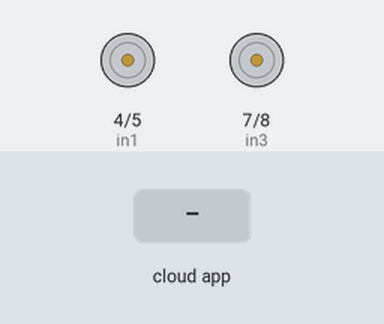
The sketch below on a simulated Arduino Uno, built with avr-gcc and run on an emulated ATmega328P. On the bench: motor-driver pin pairs drawn as motors (green arrow = first pin HIGH = forward, orange = second pin HIGH = backward, longer = more drive). Inputs (shaded band) come from the test bench. The ROS host is connected and sends only what is stated.

Above: at 1.2 s.
1.3 s: the phone or cloud app sets linear.x to -100
At 2.5 s:
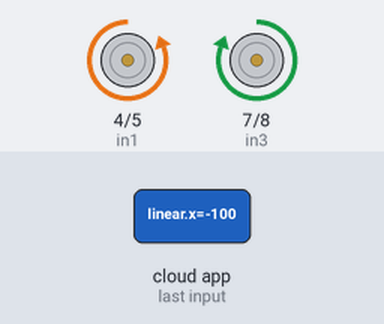
2.8 s: the phone or cloud app sets linear.x to 100
At 3.9 s:
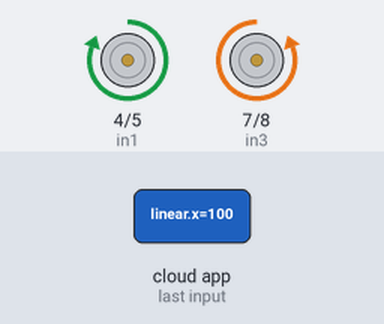
4.3 s: the phone or cloud app sets linear.x to 0
At 5.0 s:
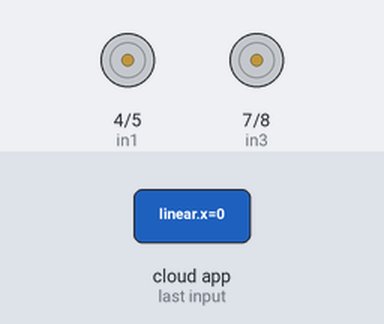
5.8 s: the phone or cloud app sets angular.z to -100
At 6.1 s:
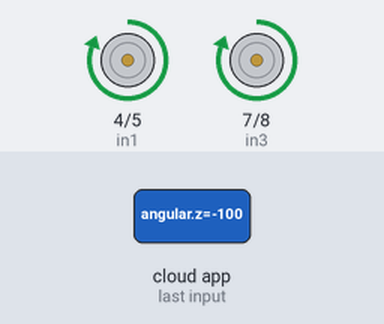
7.3 s: the phone or cloud app sets angular.z to 100
At 8.5 s:
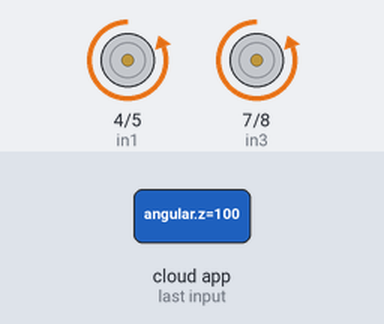
8.8 s: the phone or cloud app sets angular.z to 0
At 9.6 s:
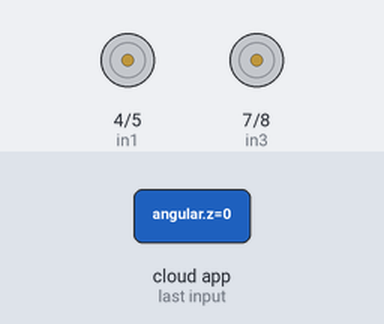
Timing chart, 0 to 11.3 s (numbered marks = the images above; inputs shaded):
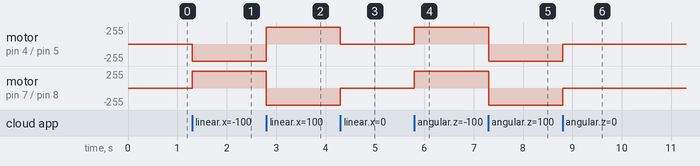

Measured:
- after the input at 1.3 s, motor on pin 4 (in1) / pin 5 (in2): stopped → backward 255/255 at once; motor on pin 7 (in3) / pin 8 (in4): stopped → forward 255/255 at once
- after the input at 2.8 s, motor on pin 4 (in1) / pin 5 (in2): backward 255/255 → forward 255/255 at once; motor on pin 7 (in3) / pin 8 (in4): forward 255/255 → backward 255/255 at once
- after the input at 4.3 s, motor on pin 4 (in1) / pin 5 (in2): forward 255/255 → stopped at once; motor on pin 7 (in3) / pin 8 (in4): backward 255/255 → stopped at once
- after the input at 5.8 s, motor on pin 4 (in1) / pin 5 (in2), motor on pin 7 (in3) / pin 8 (in4): stopped → forward 255/255 at once
- after the input at 7.3 s, motor on pin 4 (in1) / pin 5 (in2), motor on pin 7 (in3) / pin 8 (in4): forward 255/255 → backward 255/255 at once
- after the input at 8.8 s, motor on pin 4 (in1) / pin 5 (in2), motor on pin 7 (in3) / pin 8 (in4): backward 255/255 → stopped at once

The sketch:

diff_bot.ino
```cpp
#include <ros.h>
#include <geometry_msgs/Twist.h>

//motora
int in1 = 4;
int in2 = 5;
//motorb
int in3 = 7;
int in4 = 8;

void forward();
void backward();
void right();
void left();
void pause();

ros::NodeHandle  nh;

void messageCb( const geometry_msgs::Twist& twist_msg){
  if (twist_msg.linear.x == 1)
  {
    forward();
    nh.loginfo("Going Forward!");
  }
  else if (twist_msg.linear.x == -1)
  {
    backward();
    nh.loginfo("Going Backward!");
  }
  else if (twist_msg.angular.z == 1)
  {
    right();
    nh.loginfo("Turning Right!");
  }
  else if (twist_msg.angular.z == -1)
  {
    left();
    nh.loginfo("Turning Left!");
  }
  else
  {
    pause();
    nh.loginfo("Stopping!");
  }
}

ros::Subscriber<geometry_msgs::Twist> sub("cmd_vel", &messageCb );

void setup()
{

  pinMode(in1, OUTPUT);
  pinMode(in2, OUTPUT);
  pinMode(in3, OUTPUT);
  pinMode(in4, OUTPUT);

  //Set motors OFF
  pause();

  //Connect to ROS
  nh.initNode();
  nh.subscribe(sub);
}


void loop()
{
 nh.spinOnce();
 delay(1);

}

void forward()
{
  digitalWrite(in1, HIGH);
  digitalWrite(in2, LOW);
  digitalWrite(in3, LOW);
  digitalWrite(in4, HIGH);
}

void backward()
{
  digitalWrite(in1, LOW);
  digitalWrite(in2, HIGH);
  digitalWrite(in3, HIGH);
  digitalWrite(in4, LOW);
}

void right()
{
  digitalWrite(in1, LOW);
  digitalWrite(in2, HIGH);
  digitalWrite(in3, LOW);
  digitalWrite(in4, HIGH);
}

void left()
{
  digitalWrite(in1, HIGH);
  digitalWrite(in2, LOW);
  digitalWrite(in3, HIGH);
  digitalWrite(in4, LOW);
}

void pause()
{
  digitalWrite(in1, LOW);
  digitalWrite(in2, LOW);
  digitalWrite(in3, LOW);
  digitalWrite(in4, LOW);
}
```
